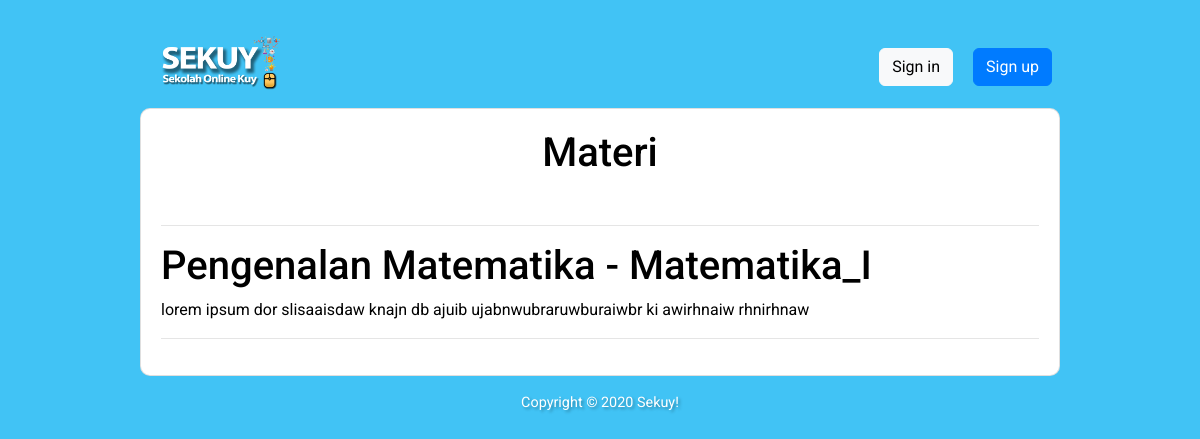
The app's page /students/materi/ with its own data.
### classroom/models.py (models this page shows, shortened)
class Materi(models.Model):
    title = models.CharField(max_length=30)
    slug = models.SlugField()
    body = models.TextField()
    date = models.DateTimeField(auto_now_add=True)

### classroom/views/students.py (the view)
# urls.py: path('materi/', students.listMateri, name='list_materi'),
def listMateri(request):
    semua_materi = Materi.objects.all().order_by('date')
    context = {
        'page_title':'Materi',
        'semua_materi':semua_materi,
    }
    return render(request,'classroom/students/materi.html',context)

### classroom/templates/classroom/students/materi.html
{% extends 'base.html' %}
{% block content %}
<div class="text-center">
    <h1>{{page_title}}</h1>
    <br><hr>
</div>
    {% for materi in semua_materi %}
    <h1>{{ materi.title }} - {{ materi.slug }}</h1>
    <dd><p>{{ materi.body }}</p></dd>
    <hr>
    {% endfor %}
{% endblock %}

### static/css/app.css (style rules this page uses)
html * { color: #000000 !important; font-family: 'Roboto', sans-serif; }

### static/css/students.css (style rules this page uses)
body { background-color: #41C3F5; }

### records on screen
Materi: title "Pengenalan Matematika", slug "Matematika_I", body "lorem ipsum dor slisaaisdaw knajn db ajuib ujabnwubraruwburaiwbr ki awirhnaiw rhnirhnaw"

### other values on screen
{{ page_title }} "Materi"
